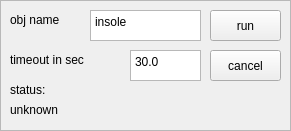
  <widget class="QFrame" name="fraPickObjClient">
   <property name="geometry">
    <rect>
     <x>10</x>
     <y>310</y>
     <width>291</width>
     <height>131</height>
    </rect>
   </property>
   <property name="minimumSize">
    <size>
     <width>141</width>
     <height>41</height>
    </size>
   </property>
   <property name="frameShape">
    <enum>QFrame::StyledPanel</enum>
   </property>
   <property name="frameShadow">
    <enum>QFrame::Plain</enum>
   </property>
   <property name="lineWidth">
    <number>1</number>
   </property>
   <widget class="QPushButton" name="cmdPickObjClient_run">
    <property name="geometry">
     <rect>
      <x>210</x>
      <y>10</y>
      <width>71</width>
      <height>31</height>
     </rect>
    </property>
    <property name="text">
     <string>run</string>
    </property>
   </widget>
   <widget class="QLabel" name="label_obj_name">
    <property name="geometry">
     <rect>
      <x>10</x>
      <y>10</y>
      <width>71</width>
      <height>21</height>
     </rect>
    </property>
    <property name="text">
     <string>&lt;html&gt;&lt;head/&gt;&lt;body&gt;&lt;p&gt;obj name&lt;/p&gt;&lt;/body&gt;&lt;/html&gt;</string>
    </property>
   </widget>
   <widget class="QPushButton" name="cmdPickObjClient_cancel">
    <property name="geometry">
     <rect>
      <x>210</x>
      <y>50</y>
      <width>71</width>
      <height>31</height>
     </rect>
    </property>
    <property name="text">
     <string>cancel</string>
    </property>
   </widget>
   <widget class="QPlainTextEdit" name="textBox_pick_obj_client_obj_name">
    <property name="geometry">
     <rect>
      <x>90</x>
      <y>10</y>
      <width>111</width>
      <height>31</height>
     </rect>
    </property>
    <property name="tabChangesFocus">
     <bool>false</bool>
    </property>
    <property name="plainText">
     <string>insole</string>
    </property>
    <property name="placeholderText">
     <string/>
    </property>
   </widget>
   <widget class="QLabel" name="label_obj_name_2">
    <property name="geometry">
     <rect>
      <x>10</x>
      <y>50</y>
      <width>101</width>
      <height>21</height>
     </rect>
    </property>
    <property name="text">
     <string>&lt;html&gt;&lt;head/&gt;&lt;body&gt;&lt;p&gt;timeout in sec&lt;/p&gt;&lt;/body&gt;&lt;/html&gt;</string>
    </property>
   </widget>
   <widget class="QPlainTextEdit" name="txtPickObjClient_timeout">
    <property name="geometry">
     <rect>
      <x>130</x>
      <y>50</y>
      <width>71</width>
      <height>31</height>
     </rect>
    </property>
    <property name="tabChangesFocus">
     <bool>false</bool>
    </property>
    <property name="plainText">
     <string>30.0</string>
    </property>
    <property name="placeholderText">
     <string/>
    </property>
   </widget>
   <widget class="QLabel" name="label_obj_name_3">
    <property name="geometry">
     <rect>
      <x>10</x>
      <y>80</y>
      <width>51</width>
      <height>21</height>
     </rect>
    </property>
    <property name="text">
     <string>&lt;html&gt;&lt;head/&gt;&lt;body&gt;&lt;p&gt;status:&lt;/p&gt;&lt;/body&gt;&lt;/html&gt;</string>
    </property>
   </widget>
   <widget class="QLabel" name="lblPickObjClient_status">
    <property name="geometry">
     <rect>
      <x>10</x>
      <y>100</y>
      <width>271</width>
      <height>21</height>
     </rect>
    </property>
    <property name="text">
     <string>&lt;html&gt;&lt;head/&gt;&lt;body&gt;&lt;p&gt;unknown&lt;/p&gt;&lt;/body&gt;&lt;/html&gt;</string>
    </property>
   </widget>
  </widget>
